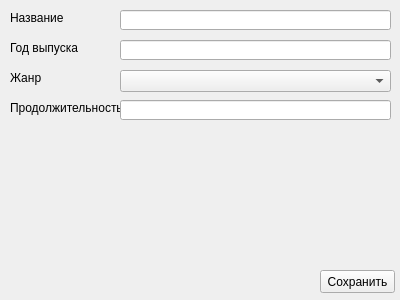
<?xml version="1.0" encoding="UTF-8"?>
<ui version="4.0">
 <class>Form</class>
 <widget class="QWidget" name="Form">
  <property name="geometry">
   <rect>
    <x>0</x>
    <y>0</y>
    <width>400</width>
    <height>300</height>
   </rect>
  </property>
  <property name="windowTitle">
   <string>Добавление записи</string>
  </property>
  <widget class="QLabel" name="label">
   <property name="geometry">
    <rect>
     <x>10</x>
     <y>10</y>
     <width>71</width>
     <height>16</height>
    </rect>
   </property>
   <property name="text">
    <string>Название</string>
   </property>
  </widget>
  <widget class="QLabel" name="label_2">
   <property name="geometry">
    <rect>
     <x>10</x>
     <y>40</y>
     <width>81</width>
     <height>16</height>
    </rect>
   </property>
   <property name="text">
    <string>Год выпуска</string>
   </property>
  </widget>
  <widget class="QLabel" name="label_3">
   <property name="geometry">
    <rect>
     <x>10</x>
     <y>70</y>
     <width>101</width>
     <height>16</height>
    </rect>
   </property>
   <property name="text">
    <string>Жанр</string>
   </property>
  </widget>
  <widget class="QLabel" name="label_4">
   <property name="geometry">
    <rect>
     <x>10</x>
     <y>100</y>
     <width>111</width>
     <height>16</height>
    </rect>
   </property>
   <property name="text">
    <string>Продолжительность</string>
   </property>
  </widget>
  <widget class="QLineEdit" name="le_duration">
   <property name="geometry">
    <rect>
     <x>120</x>
     <y>100</y>
     <width>271</width>
     <height>20</height>
    </rect>
   </property>
  </widget>
  <widget class="QLineEdit" name="le_year">
   <property name="geometry">
    <rect>
     <x>120</x>
     <y>40</y>
     <width>271</width>
     <height>20</height>
    </rect>
   </property>
  </widget>
  <widget class="QLineEdit" name="le_title">
   <property name="geometry">
    <rect>
     <x>120</x>
     <y>10</y>
     <width>271</width>
     <height>20</height>
    </rect>
   </property>
  </widget>
  <widget class="QComboBox" name="cb_genre">
   <property name="geometry">
    <rect>
     <x>120</x>
     <y>70</y>
     <width>271</width>
     <height>22</height>
    </rect>
   </property>
  </widget>
  <widget class="QPushButton" name="btn_save">
   <property name="geometry">
    <rect>
     <x>320</x>
     <y>270</y>
     <width>75</width>
     <height>23</height>
    </rect>
   </property>
   <property name="text">
    <string>Сохранить</string>
   </property>
  </widget>
 </widget>
 <resources/>
 <connections/>
</ui>
